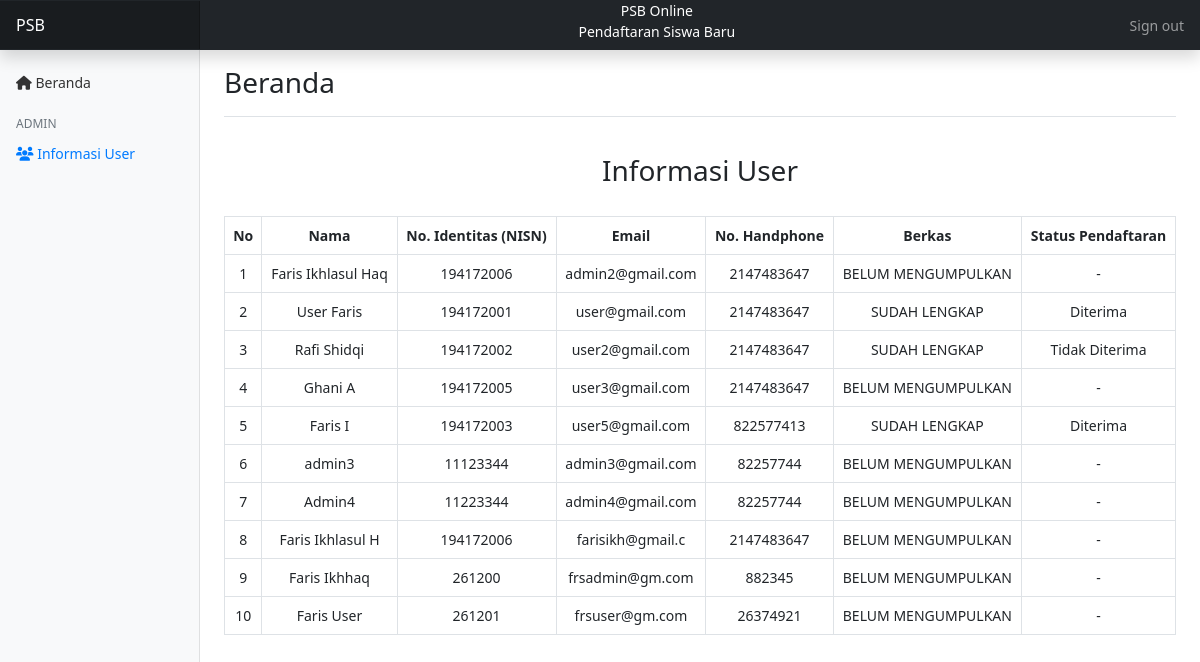
Page /admin/informasi_user.php (signed in) on the committed database.
### tables this page shows
CREATE TABLE `users` (
  `user_id` int(11) NOT NULL,
  `nama` varchar(255) NOT NULL,
  `nisn` varchar(16) DEFAULT NULL,
  `email` varchar(16) NOT NULL,
  `jenis_kelamin` enum('P','L') DEFAULT NULL,
  `no_telepon` int(11) NOT NULL,
  `tempat_lahir` varchar(255) DEFAULT NULL,
  `tgl_lahir` date DEFAULT NULL,
  `agama` varchar(11) DEFAULT NULL,
  `nama_ortu` varchar(255) DEFAULT NULL,
  `no_telepon_ortu` int(11) DEFAULT NULL,
  `password` varchar(255) NOT NULL,
  `role` int(11) NOT NULL DEFAULT 0,
  `alamat` text DEFAULT NULL
);

CREATE TABLE `data_pendaftaran` (
  `pendaftaran_id` int(11) NOT NULL,
  `user_id` int(11) DEFAULT NULL,
  `pendidikan_terakhir` varchar(255) DEFAULT NULL,
  `pas_foto` varchar(255) DEFAULT NULL,
  `ijazah` varchar(255) DEFAULT NULL,
  `surat_pernyataan` varchar(255) DEFAULT NULL,
  `status_pendaftaran` enum('Diterima','Cadangan','Tidak Diterima') NOT NULL DEFAULT 'Diterima'
);

### admin/informasi_user.php (the view, shortened to what this page needs)
<?php
    include '../koneksi.php';
    $query = mysqli_query($koneksi, "SELECT * FROM users LEFT JOIN data_pendaftaran ON users.user_id = data_pendaftaran.user_id");
    $i = 1;
?>
<!DOCTYPE html>
<html lang="en">
<head>
    <link href="https://cdn.jsdelivr.net/npm/bootstrap@5.0.1/dist/css/bootstrap.min.css" rel="stylesheet" />
    <link rel="stylesheet" href="../css/style.css"/>
</head>
<body>
    <header class="navbar navbar-dark sticky-top bg-dark flex-md-nowrap p-0 shadow">
        <a class="navbar-brand col-md-3 col-lg-2 me-0 px-3" href="#">PSB</a>
        <ul class="navbar-nav w-100">
            <li class="nav-item">
                <p style="color:white" class="text-center mb-2">PSB Online <br> Pendaftaran Siswa Baru</p>
            </li>
        </ul>
        <ul class="navbar-nav px-3">
            <li class="nav-item text-nowrap">
                <a class="nav-link" href="../logout.php" onclick="return confirm('Apakah anda yakin ingin melakukan logout?');">Sign out</a>
            </li>
        </ul>
    </header>
    <div class="container-fluid">
        <div class="row">
            <nav id="sidebarMenu" class="col-md-3 col-lg-2 d-md-block bg-light sidebar collapse">
                <div class="position-sticky pt-3">
                    <ul class="nav flex-column">
                        <li class="nav-item">
                            <a class="nav-link" aria-current="page" href="index.php">
                            <span><i class="fas fa-home"></i></span>
                            Beranda
                            </a>
                        </li>
                    </ul>
                    <h6 class="sidebar-heading d-flex justify-content-between align-items-center px-3 mt-3 mb-1 text-muted">
                        <span>Admin</span>
                    </h6>
                    <ul class="nav flex-column mb-2">
                        <li class="nav-item">
                            <a class="nav-link active" href="#">
                            <span><i class="fas fa-users"></i></span>
                            Informasi User
                            </a>
                        </li>
                    </ul>
                </div>
            </nav>
            <main class="col-md-9 ms-sm-auto col-lg-10 px-md-4">
                <div class="d-flex justify-content-between flex-wrap flex-md-nowrap align-items-center pt-3 pb-2 mb-3 border-bottom">
                    <h3>Beranda</h3>
                </div>
                <div id="content">
                    <div class="text-center align-items-center">
                        <br>
                        <h3>Informasi User</h3>
                        <br>
                        <div class="table-responsive">
                            <table class="table table-hover table-bordered">
                                <thead>
                                    <tr>
                                        <th>No</th>
                                        <th>Nama</th>
                                        <th>No. Identitas (NISN)</th>
                                        <th>Email</th>
                                        <th>No. Handphone</th>
                                        <th>Berkas</th>
                                        <th>Status Pendaftaran</th>
                                    </tr>
                                </thead>
                                <tbody>
                                <?php foreach ($query as $d) : ?>
                                    <tr>
                                        <td><?= $i ?></td>
                                        <td><?= $d['nama'] ?></td>
                                        <td><?= !empty($d['nisn']) ? $d['nisn'] : '-' ?></td>
                                        <td><?= !empty($d['email']) ? $d['email'] : '-' ?></td>
                                        <td><?= !empty($d['no_telepon']) ? $d['no_telepon'] : '-' ?></td>
                                        <td><?= $d['pas_foto'] && $d['ijazah'] && $d['surat_pernyataan'] ? 'SUDAH LENGKAP' : 'BELUM MENGUMPULKAN' ?></td>
                                        <td><?= !empty($d['status_pendaftaran']) ? $d['status_pendaftaran'] : '-' ?></td>
                                    </tr>
                                <?php
                                    $i++;
                                    endforeach;
                                ?>
                                </tbody>
                            </table>
                        </div>
                    </div>
                </div>
            </main>
        </div>
    </div>
</body>
</html>

### css/style.css (style rules this page uses)
body { font-size: 0.875rem; }
.sidebar { position: fixed; top: 0; bottom: 0; left: 0; z-index: 100; padding: 48px 0 0; box-shadow: inset -1px 0 0 rgba(0, 0, 0, 0.1); }
.sidebar .nav-link { font-weight: 500; color: #333; }
.sidebar .nav-link.active { color: #007bff; }
.sidebar-heading { font-size: 0.75rem; text-transform: uppercase; }
.navbar-brand { padding-top: 0.75rem; padding-bottom: 0.75rem; font-size: 1rem; background-color: rgba(0, 0, 0, 0.25); box-shadow: inset -1px 0 0 rgba(0, 0, 0, 0.25); }

### rows in the picture
users: nama "Faris Ikhlasul Haq", nisn "194172006", email "admin2@gmail.com", no_telepon "2147483647", shows "BELUM MENGUMPULKAN"
data_pendaftaran: user.nama "User Faris", user.nisn "194172001", user.email "user@gmail.com", user.no_telepon "2147483647", pas_foto "SUDAH LENGKAP", status_pendaftaran "Diterima"
data_pendaftaran: user.nama "Rafi Shidqi", user.nisn "194172002", user.email "user2@gmail.com", user.no_telepon "2147483647", pas_foto "SUDAH LENGKAP", status_pendaftaran "Tidak Diterima"
users: nama "Ghani A", nisn "194172005", email "user3@gmail.com", no_telepon "2147483647", shows "BELUM MENGUMPULKAN"
data_pendaftaran: user.nama "Faris I", user.nisn "194172003", user.email "user5@gmail.com", user.no_telepon "822577413", pas_foto "SUDAH LENGKAP", status_pendaftaran "Diterima"
users: nama "admin3", nisn "11123344", email "admin3@gmail.com", no_telepon "82257744", shows "BELUM MENGUMPULKAN"
users: nama "Admin4", nisn "11223344", email "admin4@gmail.com", no_telepon "82257744", shows "BELUM MENGUMPULKAN"
users: nama "Faris Ikhlasul H", nisn "194172006", email "farisikh@gmail.c", no_telepon "2147483647", shows "BELUM MENGUMPULKAN"
users: nama "Faris Ikhhaq", nisn "261200", email "frsadmin@gm.com", no_telepon "882345", shows "BELUM MENGUMPULKAN"
users: nama "Faris User", nisn "261201", email "frsuser@gm.com", no_telepon "26374921", shows "BELUM MENGUMPULKAN"
